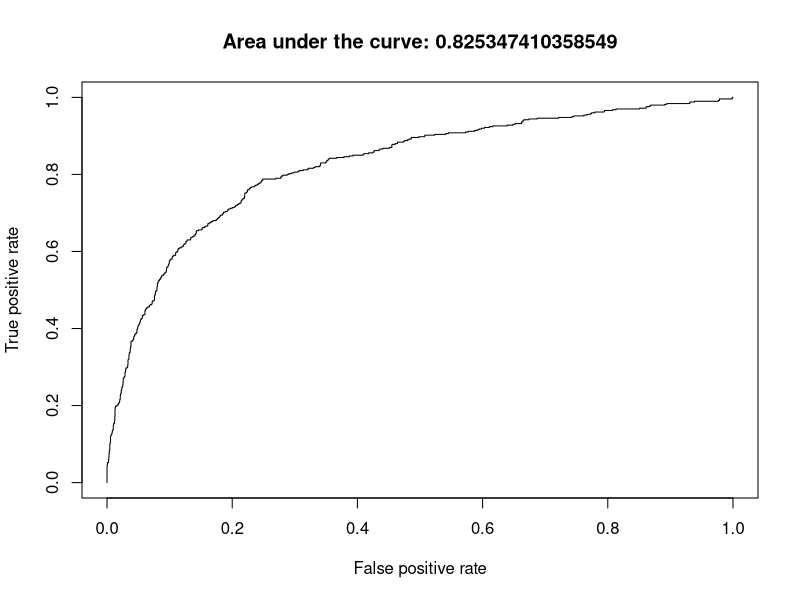

Write R code to recreate this figure.
library(ROCR)
library(corrplot)
library(fastDummies)
library(MASS)
library(car)

# clean environment 
rm(list=ls())


TempData <- read.csv("employee_data.csv")

# Categorical data to transform to n-1 variables
CatArray <- c("Department", "EducationField", "Gender", "JobRole", "MaritalStatus")

# Shuffle Data
set.seed(42)
rows <- sample(nrow(TempData))
TempData <- TempData[rows, ]

# Remove first column (employee ID)
TempData <- TempData[-c(1)]

#Set Attrition Yes or No to 1 or 0
TempData$Attrition <- as.numeric(ifelse(TempData$Attrition == "Yes" , 1, 0))

#Set Busniess Travel to 0: No travel, 1: rarely, 2: frequently
TempData$BusinessTravel <- ifelse(TempData$BusinessTravel == "Non-Travel", 0, ifelse(TempData$BusinessTravel == "Travel_Rarely", 1, 2))

# Transform categorical data to n-1 variables
TempData <- dummy_cols(TempData, select_columns = CatArray, remove_first_dummy = TRUE, remove_selected_columns = TRUE)


# we have 4300 rows: 3010 (70%) training and the rest for testing 
trainingSet <- head(TempData, 3010)
testSet <- tail(TempData, nrow(TempData)-3010)

# Logistic Regression
basicModel <- glm(Attrition ~.,
               data =trainingSet, family=binomial(link="logit"),
               na.action=na.pass)
summary(basicModel) 

model1 <- stepAIC(basicModel, direction = "both")
summary(model1)
# AIC: 2118.6
# Removing multicollinearity through VIF check
vif(model1)


model2 <- glm(formula = Attrition ~ Age + BusinessTravel + Education + 
                 JobLevel + NumCompaniesWorked + TotalWorkingYears + TrainingTimesLastYear + 
                 YearsSinceLastPromotion + YearsWithCurrManager + EnvironmentSatisfaction + 
                 JobSatisfaction + WorkLifeBalance + JobInvolvement + AverageWorkingHours + 
                 `Department_Research & Development` + Department_Sales + 
                 `EducationField_Technical Degree` + JobRole_Manager + `JobRole_Manufacturing Director` + 
                 `JobRole_Research Director` + MaritalStatus_Married + MaritalStatus_Single, 
               family = binomial(link = "logit"), data = trainingSet, na.action = na.pass)
summary(model2)
#Accuracy = 85.73643


# Remove EducationField_Technical Degree`   -0.311127   0.221286  -1.406 0.159726  
model2 <- glm(formula = Attrition ~ Age + BusinessTravel + Education + 
                JobLevel + NumCompaniesWorked + TotalWorkingYears + TrainingTimesLastYear + 
                YearsSinceLastPromotion + YearsWithCurrManager + EnvironmentSatisfaction + 
                JobSatisfaction + WorkLifeBalance + JobInvolvement + AverageWorkingHours + 
                `Department_Research & Development` + Department_Sales 
                 + JobRole_Manager + `JobRole_Manufacturing Director` + 
                `JobRole_Research Director` + MaritalStatus_Married + MaritalStatus_Single, 
              family = binomial(link = "logit"), data = trainingSet, na.action = na.pass)
summary(model2)
#Accuracy = 85.81395


# Remove JobLevel                            -0.081963   0.051989  -1.577 0.114900  
model2 <- glm(formula = Attrition ~ Age + BusinessTravel + Education + 
                NumCompaniesWorked + TotalWorkingYears + TrainingTimesLastYear + 
                YearsSinceLastPromotion + YearsWithCurrManager + EnvironmentSatisfaction + 
                JobSatisfaction + WorkLifeBalance + JobInvolvement + AverageWorkingHours + 
                `Department_Research & Development` + Department_Sales 
              + JobRole_Manager + `JobRole_Manufacturing Director` + 
                `JobRole_Research Director` + MaritalStatus_Married + MaritalStatus_Single, 
              family = binomial(link = "logit"), data = trainingSet, na.action = na.pass)
summary(model2)
#Accuracy = 85.81395


# Remove JobInvolvement                      -0.128233   0.078656  -1.630 0.103041  
model2 <- glm(formula = Attrition ~ Age + BusinessTravel + Education + 
                NumCompaniesWorked + TotalWorkingYears + TrainingTimesLastYear + 
                YearsSinceLastPromotion + YearsWithCurrManager + EnvironmentSatisfaction + 
                JobSatisfaction + WorkLifeBalance + AverageWorkingHours + 
                `Department_Research & Development` + Department_Sales 
              + JobRole_Manager + `JobRole_Manufacturing Director` + 
                `JobRole_Research Director` + MaritalStatus_Married + MaritalStatus_Single, 
              family = binomial(link = "logit"), data = trainingSet, na.action = na.pass)
summary(model2)
#Accuracy = 85.73643


pred = predict(model2, type="response") # this returns the probability scores on the training data
predObj = prediction(pred, trainingSet$Attrition) # prediction object needed by ROCR

rocObj = performance(predObj, measure="tpr", x.measure="fpr")  # creates ROC curve obj
aucObj = performance(predObj, measure="auc")  # auc object

auc = aucObj@y.values[[1]]
auc   # the auc score: tells you how well the model predicts.

plot(rocObj, main = paste("Area under the curve:", auc))


newdata1 <- testSet[ , !(names(TempData) %in% c("Attrition"))]
newdata1$Attrition <- predict (model2,newdata=newdata1,type="response")

newdata1$Attrition <- factor(ifelse(newdata1$Attrition >= 0.5, 1, 0))

confusionMatrix <- table( newdata1$Attrition, testSet$Attrition)
confusionMatrix

accuracy <- 100*(sum(diag(confusionMatrix))/sum(confusionMatrix))
accuracy
